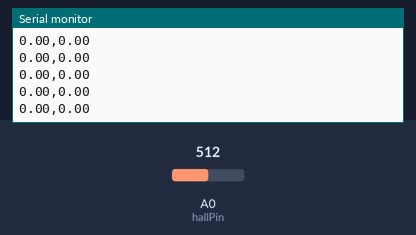
Bench run of a sketch on a simulated Arduino Uno, built with avr-gcc and run on an emulated ATmega328P. On the bench: the last lines printed to the serial monitor. The inputs (shaded band) are chosen by the test bench; at power-on: A0 (hallPin) = 512.

Above: at 1.8 s.
1.9 s: A0 (hallPin) set to 716
At 2.04 s:
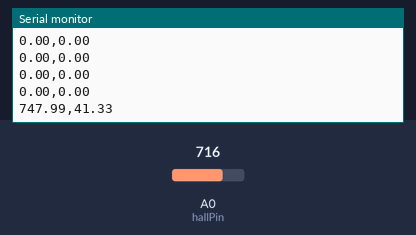
3.4 s: A0 (hallPin) set to 900
At 3.41 s:
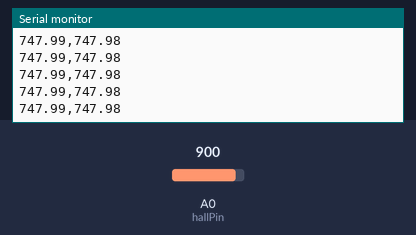
Timing chart, 0 to 6.4 s (numbered marks = the images above; inputs shaded):
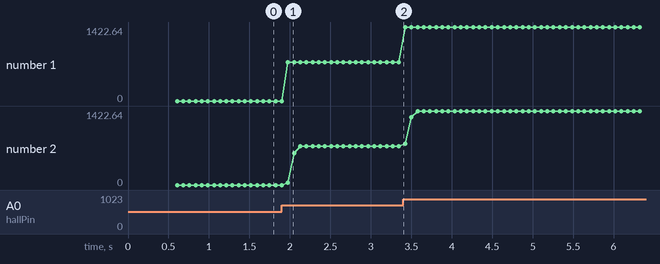

Measured:
- after the input at 1.9 s, the serial monitor: prints a new line after 0.08 s (image 1)
- plotted number 1: 0 → 747.99 after the input at 1.9 s, 747.99 → 1422.64 after the input at 3.4 s
- plotted number 2: 0 → 747.98 after the input at 1.9 s, 747.98 → 1422.64 after the input at 3.4 s

The sketch:

basichall.ino
```cpp
#include <SimpleKalmanFilter.h>

const int hallPin = A0;
const float Vref = 5.0;
const float sensitivity = 0.001333; // V/G

float baselineV = 0;
SimpleKalmanFilter kalmanFilter(1.0, 10.0, 0.1);  // larger Q & R

void setup() {
  Serial.begin(115200);
  delay(500);

  // Baseline calibration
  long sum = 0;
  for (int i = 0; i < 50; i++) {
    sum += analogRead(hallPin);
    delay(2);
  }
  int avgADC = sum / 50;
  baselineV = (avgADC / 1023.0) * Vref;

  Serial.println("Raw,Kalman");
}

void loop() {
  int adc = analogRead(hallPin);
  float voltage = (adc / 1023.0) * Vref;

  float deltaV = voltage - baselineV;
  float B_gauss = deltaV / sensitivity;

  static bool kalmanInit = false;
  static float B_kalman = 0;

  if (!kalmanInit) {
    B_kalman = B_gauss;
    kalmanInit = true;
  } else {
    B_kalman = kalmanFilter.updateEstimate(B_gauss);
  }

  Serial.print(B_gauss, 2); Serial.print(",");
  Serial.println(B_kalman, 2);

  delay(75); // ~100 Hz
}
```
